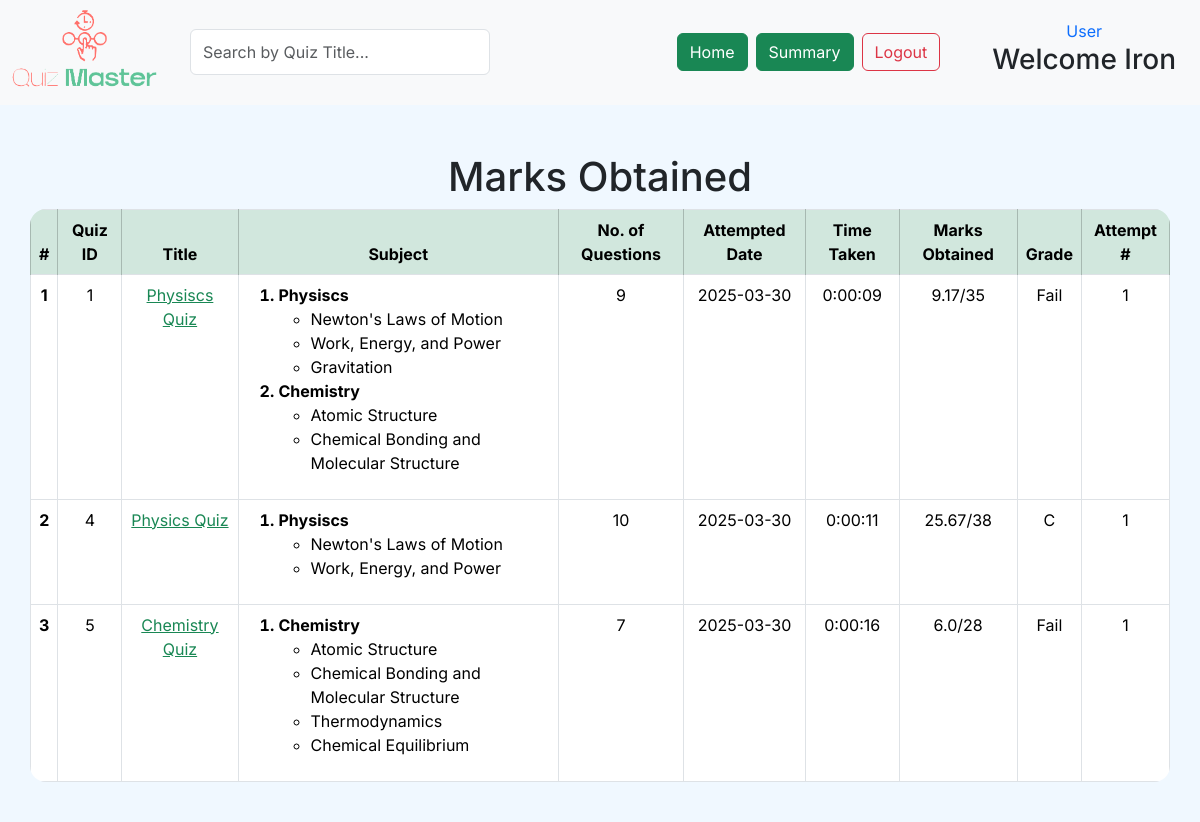
/user/Robert/scores (signed in), run on the app's committed database.
### application/models.py (models this page shows)
class User(db.Model):
    __tablename__='user'
    id = db.Column(db.Integer, autoincrement=True, primary_key=True)
    username = db.Column(db.String, unique=True, nullable=False)
    password = db.Column(db.String,nullable=False)
    first_name = db.Column(db.String,nullable=False)
    last_name = db.Column(db.String)
    qualification = db.Column(db.String)
    dob = db.Column(db.String)

class Quiz(db.Model):
    __tablename__ = 'quiz'
    id = db.Column(db.Integer, primary_key=True,autoincrement=True)
    title = db.Column(db.String)
    date_created = db.Column(db.String,nullable=False)
    deadline = db.Column(db.String)
    time_duration = db.Column(db.String,nullable=False)
    is_published = db.Column(db.Boolean,nullable=False)
    remarks = db.Column(db.String)
    questions = db.relationship('Questions',secondary="quiz_question",back_populates='quizzes',lazy='select')
    chapters = db.relationship('Chapter',secondary='quiz_chapter',back_populates='quizzes',lazy="select")
    subjects = db.relationship('Subject',secondary="quiz_subject",back_populates='quizzes',lazy='select')

class Subject(db.Model):
    __tablename__='subject'
    id = db.Column(db.Integer, primary_key=True,autoincrement=True)
    name = db.Column(db.String,nullable=False)
    description = db.Column(db.String)
    is_deleted = db.Column(db.Boolean,nullable=False,default=False)
    chapters = db.relationship('Chapter',back_populates='subject',lazy='select')
    quizzes = db.relationship('Quiz',secondary='quiz_subject',back_populates='subjects',lazy="select")

class Chapter(db.Model):
    __tablename__='chapter'
    id = db.Column(db.Integer, primary_key=True,autoincrement=True)
    name = db.Column(db.String,nullable=False)
    description = db.Column(db.String)
    subject_id = db.Column(db.Integer,db.ForeignKey('subject.id'),nullable=False)
    subject = db.relationship('Subject', back_populates='chapters')
    is_deleted = db.Column(db.Boolean,nullable=False,default=False)
    questions = db.relationship('Questions',back_populates='chapter')
    quizzes = db.relationship('Quiz',secondary='quiz_chapter',back_populates='chapters',lazy='select')

class Scores(db.Model):
    __tablename__='scores'
    id = db.Column(db.Integer, primary_key=True,autoincrement=True)
    quiz_id = db.Column(db.Integer,db.ForeignKey('quiz.id'),nullable=False)
    user_id = db.Column(db.Integer,db.ForeignKey('user.id'),nullable=False)
    started_time = db.Column(db.String,nullable=False)
    end_time = db.Column(db.String)
    date_of_attempt = db.Column(db.String,nullable=False)
    marks_obtained = db.Column(db.Numeric)
    attempt_count = db.Column(db.Integer,nullable=False)
    remarks = db.Column(db.String)
    user_answers = db.relationship("User_Answer_Transcript", backref="score", lazy='select')

### application/controllers.py (the view)
@app.route("/user/<string:first_name>/scores",methods=["GET"])
@user_required
def user_scores(first_name):
    user_id = session['user_id']
    if request.method == 'GET':
        user_dict = user_data(user_id)
        scores_list = get_scores(user_id)
        return render_template('usr_scores.html',scores_list=scores_list,first_name=user_dict['first_name'],user_id=user_id)

### application/controllers.py (called while the page is built)
def user_required(f):
    @wraps(f)
    def decorated_function(*args, **kwargs):
        if 'user_id' not in session:
            return redirect(url_for('login'))
        return f(*args, **kwargs)
    return decorated_function

### application/functions.py (called while the page is built)
def user_data(user_id):
    user = db.session.query(User).filter_by(id=user_id).first()
    user_dict = {'user_id':user.id,
                 'first_name':user.first_name,}
    return user_dict

def subj_chap(quiz):
    subject_chapters= {}
    for question in quiz.questions:
        chapter = db.session.query(Chapter).filter_by(id=question.chapter.id).first()
        subject = db.session.query(Subject).filter_by(id=chapter.subject_id).first()
        if subject.name in subject_chapters.keys():
            if chapter.name not in subject_chapters[subject.name]:
                subject_chapters[subject.name] += [chapter.name]
        else:
            subject_chapters[subject.name] = [chapter.name]
    return subject_chapters

def remarks(score,total_marks):
    if score/total_marks >= 0.90:
        return 'S'
    elif score/total_marks >= 0.80:
        return 'A'
    elif score/total_marks >= 0.70:
        return 'B'
    elif score/total_marks >= 0.60:
        return 'C'
    elif score/total_marks >= 0.50:
        return 'D'
    elif score/total_marks >= 0.40:
        return 'E'
    else:
        return 'Fail'

### templates/usr_scores.html (shortened to what this page needs)
<!DOCTYPE html>
<html lang="en">
<head>
    <link href="https://cdn.jsdelivr.net/npm/bootstrap@5.3.3/dist/css/bootstrap.min.css" rel="stylesheet"
 />
    <link rel="stylesheet" href="{{ url_for('static', filename='user.css') }}">
</head>
<body>
    <header class="d-flex align-items-center p-2 bg-light">
        <div class="flex-shrink-0">
            <a href="{{ url_for('user_dashboard', first_name = session['first_name'] ) }}">
                <img src="{{ url_for('static', filename='logo3.png') }}" class="img-fluid pb-2" width="150px" alt="logo" />
            </a>
        </div>
        <div class="d-flex flex-grow-1 justify-content-between mx-3">
            <input type="text" id="scoreSearch" name="quizSearch" class="form-control mx-3" style="width: 300px;" placeholder="Search by Quiz Title..." onkeyup="searchScore()">
            <nav class="d-flex mx-3">
                <a class="btn btn-success m-1"
                            href="{{ url_for('user_dashboard',first_name = session['first_name']) }}"
                            role="button">Home</a>
                <a class="btn btn-success m-1" href="{{ url_for('user_summary',first_name = session['first_name']) }}" role="button">Summary</a>
                <a class="btn btn-outline-danger m-1" href="{{ url_for('logout') }}" role="button">Logout</a>
            </nav>
        </div>
        <div class="flex-shrink-0 text-end mx-3">
            <div class="text-center text-primary">User</div>
            <h3>Welcome {{session['first_name']}}</h3>
        </div>
    </header>
    <section class="container-fluid  pt-4 s2">
        {% if scores_list %}
        <div class="container py-4 px-0">
            <h1 class="text-center">Marks Obtained</h1>
            <div class="text-center">
                <table class="table table-bordered text-center rounded-4 border-1 rounded-table">
                    <thead>
                        <tr>
                            <th class="table-success" scope="col">#</th>
                            <th class="table-success" scope="col">Quiz ID</th>
                            <th class="table-success" scope="col">Title</th>
                            <th class="table-success" scope="col">Subject</th>
                            <th class="table-success" scope="col">No. of Questions</th>
                            <th class="table-success" scope="col">Attempted Date</th>
                            <th class="table-success" scope="col">Time Taken</th>
                            <th class="table-success" scope="col">Marks Obtained</th>
                            <th class="table-success" scope="col">Grade</th>
                            <th class="table-success" scope="col">Attempt #</th>
                        </tr>
                    </thead>
                    <tbody>
                        {% for score_data_dict in scores_list %}
                        <tr class="score-row">
                            <th scope="row">{{ loop.index }}</th>
                            <td>{{ score_data_dict['quiz_id'] }}</td>
                            <td style="max-width: 400px;"><a href="{{ url_for('user_answer_transcript',first_name=session['first_name'],score_id=score_data_dict['score_id']) }}" class="text-success quiz-title">{{ score_data_dict['quiz_title'] }}</a></td>
                            <td class="text-start">
                                <ol class="fw-bold">
                                    {% for key in score_data_dict['subj_chap_dict'].keys() %}
                                        <li>
                                            {{key}}
                                            <ul style="font-weight: 400;">
                                                {% for chapter in score_data_dict['subj_chap_dict'][key] %}
                                                <li>{{ chapter }}</li>
                                                {% endfor %}
                                            </ul>
                                        </li>
                                    {% endfor %}
                                </ol>
                            </td>
                            <td>{{ score_data_dict['questions']|length }}</td>
                            <td>{{ score_data_dict['attempted_date'] }}</td>
                            <td>{{ score_data_dict['time_taken'] }}</td>
                            <td>{{ score_data_dict['marks_obtained'] }}/{{score_data_dict['total_marks']}}</td>
                            <td>{{ score_data_dict['remarks'] }}</td>
                            <td>{{ score_data_dict['attempt_count'] }}</td>
                        </tr>
                        {% endfor %}
                    </tbody>
                </table>
            </div>
        </div>
        {% else %}
        <h2 class="text-center mt-5">You have not attempted any quiz Yet!!</h2>
        {% endif %}
    </section>
</body>
</html>

### static/user.css (style rules this page uses)
* { font-family: "Inter", serif; }
.s2, body { background-color: aliceblue !important; }
.rounded-table { border-radius: 1rem; overflow: hidden; }

### data on the page
User: first_name "Iron"
Quiz: quiz_title "Physiscs Quiz"
Subject: name "Physiscs"
Chapter: name "Newton's Laws of Motion"
Chapter: name "Work, Energy, and Power"
Chapter: name "Gravitation"
Subject: name "Chemistry"
Chapter: name "Atomic Structure"
Chapter: name "Chemical Bonding and Molecular Structure"
Scores: attempted_date "2025-03-30"
Quiz: quiz_title "Physics Quiz"
Scores: attempted_date "2025-03-30"
Quiz: quiz_title "Chemistry Quiz"
Chapter: name "Thermodynamics"
Chapter: name "Chemical Equilibrium"
Scores: attempted_date "2025-03-30"

### other printed values
{{ score_data_dict['quiz_id'] }} "1" "4" "5"
{{ score_data_dict['questions']|length }} "9" "10" "7"
{{ score_data_dict['time_taken'] }} "0:00:09" "0:00:11" "0:00:16"
{{ score_data_dict['marks_obtained'] }} "9.17" "25.67" "6.0"
{{ score_data_dict['total_marks'] }} "35" "38" "28"
{{ score_data_dict['remarks'] }} "Fail" "C" "Fail"
{{ score_data_dict['attempt_count'] }} "1" "1" "1"
